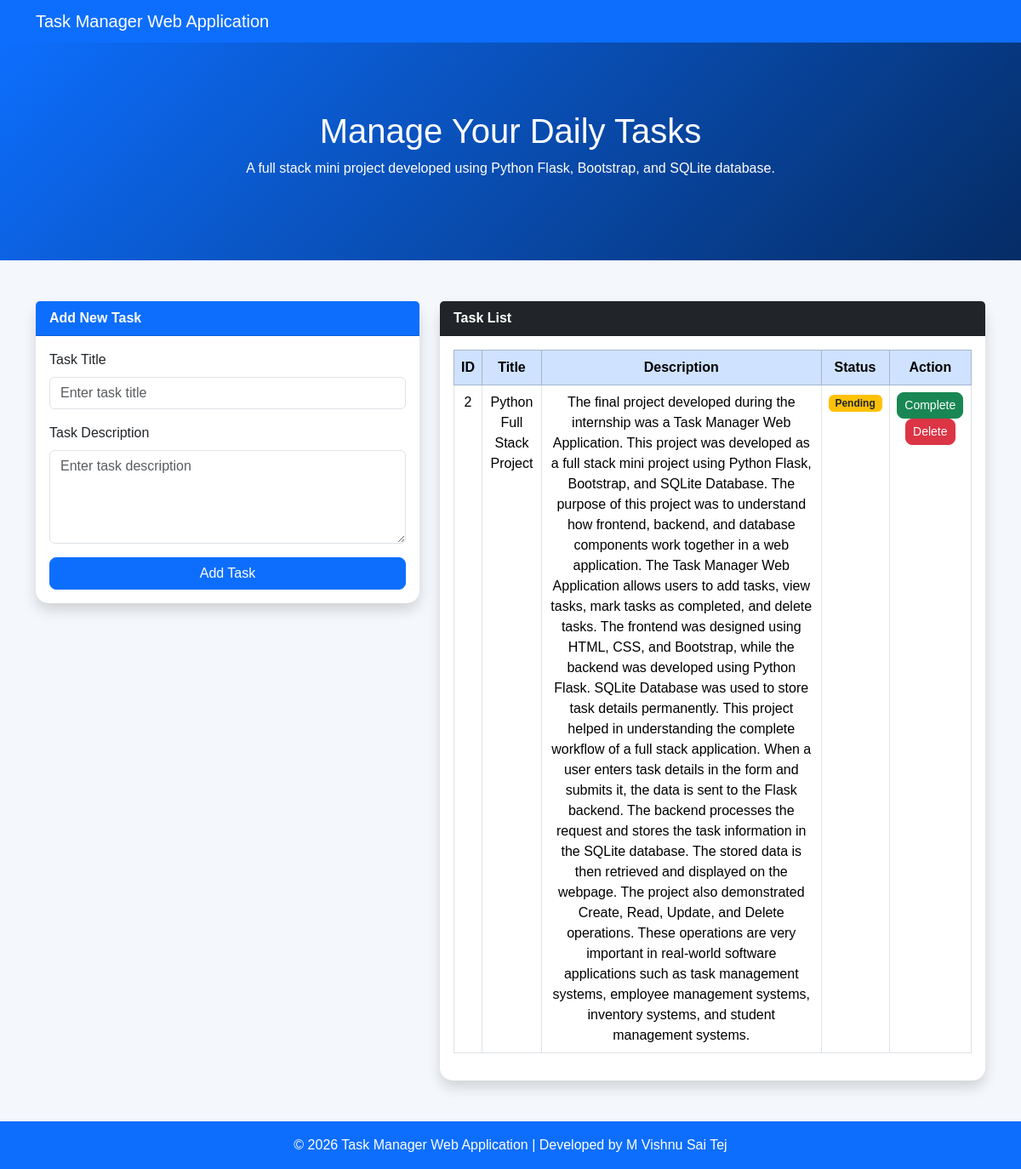
The page / on the database its author committed.
### tables this page shows
CREATE TABLE tasks (
            id INTEGER PRIMARY KEY AUTOINCREMENT,
            title TEXT NOT NULL,
            description TEXT NOT NULL,
            status TEXT NOT NULL
        );

### app.py (the view)
@app.route("/")
def home():
    connection = sqlite3.connect("database.db")
    cursor = connection.cursor()
    cursor.execute("SELECT * FROM tasks")
    tasks = cursor.fetchall()
    connection.close()
    return render_template("index.html", tasks=tasks)

### templates/index.html (shortened to what this page needs)
<!DOCTYPE html>
<html lang="en">
<head>
    <link href="https://cdn.jsdelivr.net/npm/bootstrap@5.3.3/dist/css/bootstrap.min.css" rel="stylesheet">
    <link rel="stylesheet" href="{{ url_for('static', filename='style.css') }}">
</head>
<body>
<nav class="navbar navbar-dark bg-primary">
    <div class="container">
        <span class="navbar-brand mb-0 h1">Task Manager Web Application</span>
    </div>
</nav>
<header class="hero text-center text-white">
    <div class="container">
        <h1>Manage Your Daily Tasks</h1>
        <p>A full stack mini project developed using Python Flask, Bootstrap, and SQLite database.</p>
    </div>
</header>
<section class="container my-5">
    <div class="row">
        <div class="col-md-5">
            <div class="card shadow">
                <div class="card-header bg-primary text-white">
                    Add New Task
                </div>
                <div class="card-body">
                    <form action="/add" method="POST">
                        <div class="mb-3">
                            <label class="form-label">Task Title</label>
                            <input type="text" name="title" class="form-control" placeholder="Enter task title" required>
                        </div>
                        <div class="mb-3">
                            <label class="form-label">Task Description</label>
                            <textarea name="description" class="form-control" rows="4" placeholder="Enter task description" required></textarea>
                        </div>
                        <button type="submit" class="btn btn-primary w-100">Add Task</button>
                    </form>
                </div>
            </div>
        </div>
        <div class="col-md-7">
            <div class="card shadow">
                <div class="card-header bg-dark text-white">
                    Task List
                </div>
                <div class="card-body">
                    <table class="table table-bordered table-hover text-center">
                        <thead class="table-primary">
                            <tr>
                                <th>ID</th>
                                <th>Title</th>
                                <th>Description</th>
                                <th>Status</th>
                                <th>Action</th>
                            </tr>
                        </thead>
                        <tbody>
                            {% for task in tasks %}
                            <tr>
                                <td>{{ task[0] }}</td>
                                <td>{{ task[1] }}</td>
                                <td>{{ task[2] }}</td>
                                <td>
                                    {% if task[3] == "Completed" %}
                                        <span class="badge bg-success">Completed</span>
                                    {% else %}
                                        <span class="badge bg-warning text-dark">Pending</span>
                                    {% endif %}
                                </td>
                                <td>
                                    <a href="/complete/{{ task[0] }}" class="btn btn-success btn-sm">Complete</a>
                                    <a href="/delete/{{ task[0] }}" class="btn btn-danger btn-sm">Delete</a>
                                </td>
                            </tr>
                            {% endfor %}
                        </tbody>
                    </table>
                </div>
            </div>
        </div>
    </div>
</section>
<footer class="bg-primary text-white text-center py-3">
    <p class="mb-0">© 2026 Task Manager Web Application | Developed by M Vishnu Sai Tej</p>
</footer>
</body>
</html>

### static/style.css (style rules this page uses)
body { background-color: #f4f7fb; font-family: Arial, sans-serif; }
.hero { background: linear-gradient(135deg, #0d6efd, #052c65); padding: 80px 0; }
.card { border: none; border-radius: 15px; }
.card-header { font-weight: bold; }
.table { background-color: white; }
.btn { border-radius: 8px; }
footer { margin-top: 40px; }

### rows shown on the page
tasks: id "2", title "Python Full Stack Project", description "The final project developed during the internship was a Task Manager Web Application. This project was developed as a full stack mini project using Python Flask, Bootstrap, and SQLite Database. The purpose of this project was to understand how frontend, backend, and database components work together in a web application. The Task Manager Web Application allows users to add tasks, view tasks, mark tasks as completed, and delete tasks. The frontend was designed using HTML, CSS, and Bootstrap, while the backend was developed using Python Flask. SQLite Database was used to store task details permanently. This project helped in understanding the complete workflow of a full stack application.…", status "Pending"
